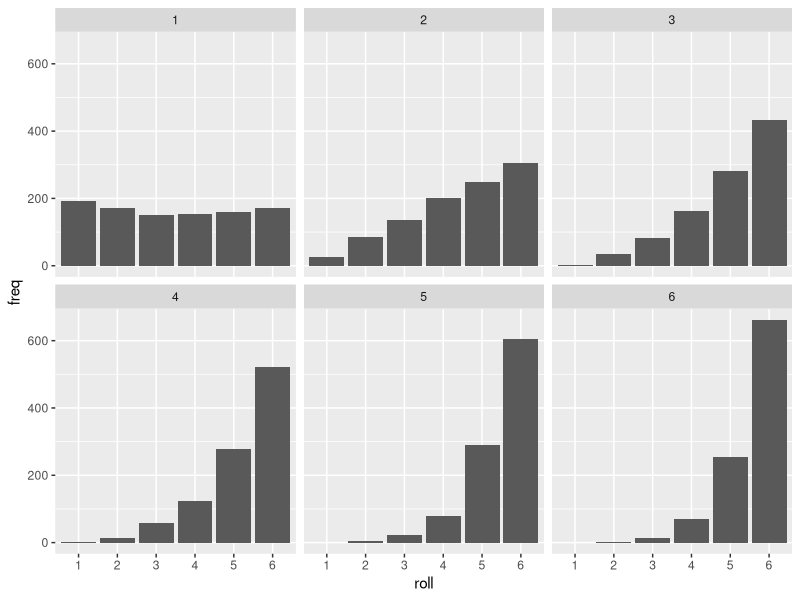

This chart was generated by the following R code:
## ---- chunk 1
library(tidyverse)
knitr::opts_chunk$set(echo = TRUE, 
                      fig.width = 5,
                      fig.height = 3,
                      out.width = "5in", 
                      out.height = "3in", fig.align = "center")

knitr::opts_chunk$set(echo = TRUE)
library( tidyverse )
## ---- chunk 2
roll_dice = function( ndice ) {
    rolls = sample( 1:6, ndice, replace=TRUE )
    sum( rolls )
}

# Roll a single die
roll_dice( 1 )

# Roll 3 dice and add them up.
roll_dice( 3 )
## ---- chunk 3
rolls = replicate( 10, roll_dice( 3 ) )
rolls
## ---- chunk 4
mean( rolls )
## ---- chunk 5
rolls = replicate( 10000, roll_dice( 3 ) )
mean( rolls > 15 )
## ---- chunk 6
rolls = rerun( 2, roll_dice(3) )
rolls
## ---- chunk 7
roll_dice_extended = function( ndice ) {
    rolls = sample( 1:6, ndice, replace=TRUE )
    c( mean = mean( rolls ), median = median( rolls ), max = max( rolls ) )
}
roll_dice_extended()
## ---- chunk 8
rolls = rerun( 2, roll_dice_extended(3) )
rolls
## ---- chunk 9
bind_rows( rolls )
## ---- chunk 10
bind_rows( rolls, .id="runID" )
## ---- chunk 11
roll_dice_extended = function( ndice ) {
    rolls = sample( 1:6, ndice, replace=TRUE )
    data.frame( mean = mean( rolls ), median = median( rolls ), max = max( rolls ) )
}
roll_dice_extended()

rolls = rerun( 6, roll_dice_extended(3) )
rolls = bind_rows( rolls, .id="runID" )

rolls
## ---- chunk 12
rolls = replicate( 2, roll_dice_extended(3) )
rolls
## ---- chunk 13
dice = 1:3
result = map( dice, roll_dice_extended )
result
## ---- chunk 14
bind_rows( result )
## ---- chunk 15
result = map_df( dice, roll_dice_extended )
result$ndice = dice
result
## ---- chunk 16
one_trial = function( ndice ) {
    rolls = rerun( 1000, roll_dice_extended( ndice ) )
    rolls = bind_rows( rolls )
    tbl = table( rolls$max )
    tbl
}
one_trial( 1 )
## ---- chunk 17
result = map( 1:6, one_trial )
result = bind_rows( result )
result$ndice = 1:6
result
## ---- chunk 18
resL = pivot_longer( result, `1`:`6`, 
                     names_to="roll", values_to="freq" ) %>%
    filter( !is.na( freq ) )
resL$freq = as.numeric( resL$freq )
ggplot( resL, aes( roll, freq ) ) +
    facet_wrap( ~ndice ) +
    geom_col( )
## ---- chunk 19
relocate( resL, freq )
## ---- chunk 20
resL %>% pull( roll ) %>%
  table()
## ---- chunk 21
dice = 2:6
dice %>% set_names( paste0( dice, " dice" ) ) %>%
  map_df( roll_dice_extended, .id = "scenario" )
## ---- chunk 22
scenarios = tibble( n_dice = 1:6 )
scenarios = scenarios %>%
  mutate( result = map_df( n_dice, roll_dice_extended ) )
scenarios
## ---- chunk 23
unpack( scenarios, result )
